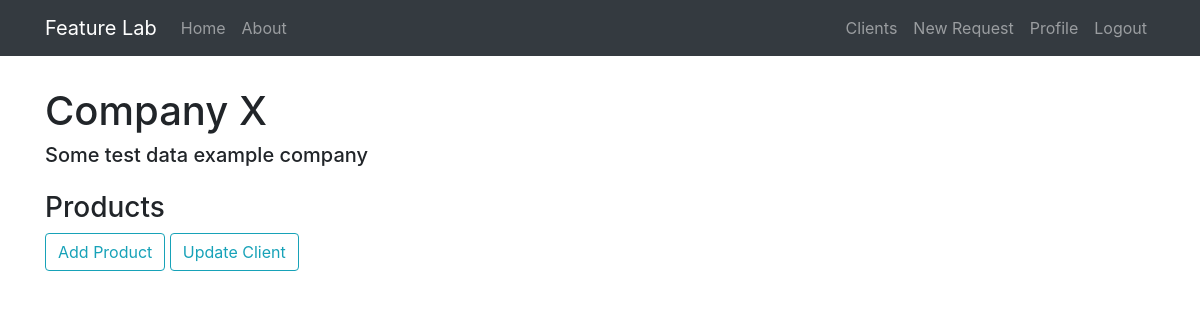
/client/1 (signed in), run on an earlier commit of the app's database.
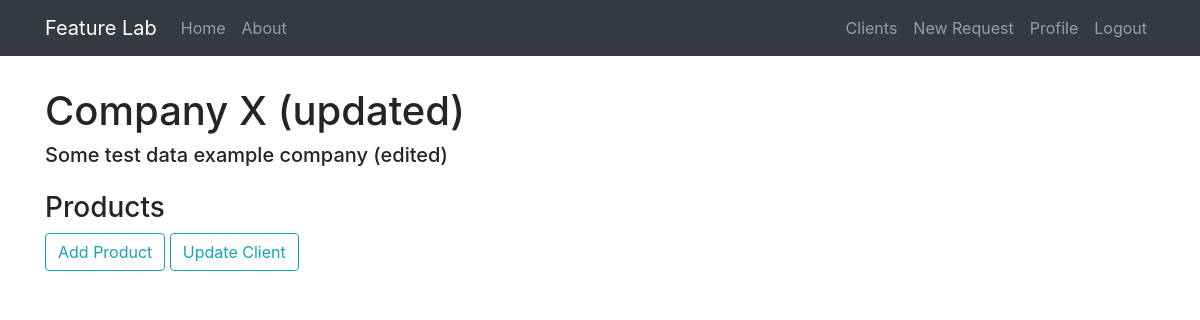
And on a later commit of the database.
### feature_lab/models.py (models this page shows, shortened)
class Client(db.Model):
    id = db.Column(db.Integer, primary_key=True)
    name = db.Column(db.String(20), unique=True, nullable=False)
    email = db.Column(db.String(120), unique=True, nullable=False)
    bio = db.Column(db.Text(), nullable=False)
    priority = db.Column(db.Integer, nullable=False)
    phone_number = db.Column(db.String(15))
    created_at = db.Column(db.DateTime, nullable=False, default=datetime.utcnow)
    products = db.relationship('Product', backref='owner', lazy=True)
    user_id = db.Column(db.Integer, db.ForeignKey('user.id'), nullable=False)

### feature_lab/clients/routes.py (the view)
@clients.route('/client/<int:client_id>')
@login_required
def client(client_id):
    client = Client.query.get_or_404(int(client_id))
    return render_template('client.html', client=client)

### feature_lab/models.py (called while the page is built)
@login_manager.user_loader
def load_user(user_id):
    return User.query.get(int(user_id))

### feature_lab/templates/client.html (shortened to what this page needs)
{% extends 'layout.html' %}
{% block content %}
    <h1>{{client.name}}</h1>
    <h5>{{client.bio}}</h5>
    <h3 class="mt-4">Products</h3>
    <button class="btn btn-outline-info" onclick="window.location='/create_product'">Add Product</button>
    <button class="btn btn-outline-info" onclick="window.location='/client/{{client.id}}/update'">Update Client</button>
{% endblock content %}

What changed in the data, as far as the page shows it:
changed Client: name "Company X" → "Company X (updated)"; bio "Some test data example company" → "Some test data example company (edited)"
